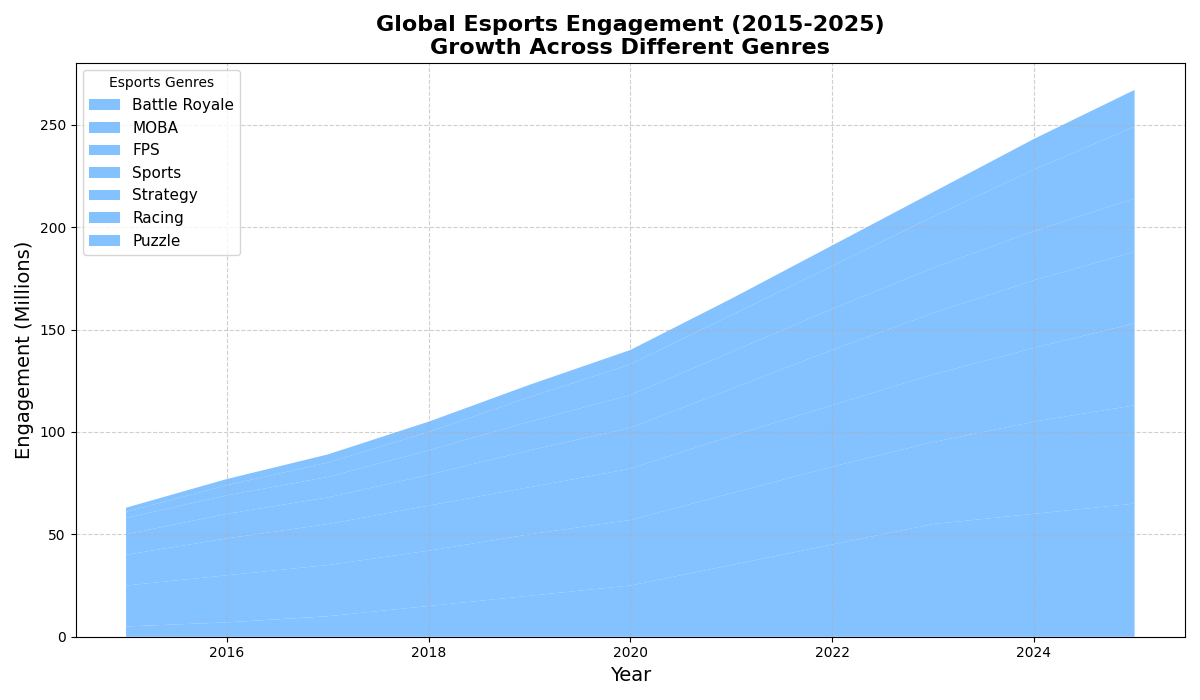

Write the Python code that produced this figure.
import matplotlib.pyplot as plt
import numpy as np

years = np.arange(2015, 2026)

battle_royale = np.array([5, 7, 10, 15, 20, 25, 35, 45, 55, 60, 65])
MOBA = np.array([20, 23, 25, 27, 30, 32, 35, 38, 40, 45, 48])
FPS = np.array([15, 18, 20, 22, 23, 25, 28, 30, 33, 36, 40])
sports = np.array([10, 12, 13, 15, 18, 20, 23, 27, 30, 33, 35])
strategy = np.array([8, 9, 10, 12, 14, 16, 18, 20, 22, 24, 26])
racing = np.array([3, 5, 7, 9, 12, 15, 18, 21, 25, 30, 35])
puzzle = np.array([2, 3, 4, 5, 6, 7, 8, 10, 12, 15, 18])

fig, ax = plt.subplots(figsize=(12, 7))

ax.stackplot(years, battle_royale, MOBA, FPS, sports, strategy, racing, puzzle,
             labels=['Battle Royale', 'MOBA', 'FPS', 'Sports', 'Strategy', 'Racing', 'Puzzle'],
             colors=['#66b2ff'],  # Use the same color for all data groups
             alpha=0.8)
ax.set_title('Global Esports Engagement (2015-2025)\nGrowth Across Different Genres', fontsize=16, fontweight='bold')
ax.set_xlabel('Year', fontsize=14)
ax.set_ylabel('Engagement (Millions)', fontsize=14)
ax.legend(loc='upper left', title='Esports Genres', fontsize=11)
ax.grid(True, linestyle='--', alpha=0.6)

plt.tight_layout()
plt.show()
